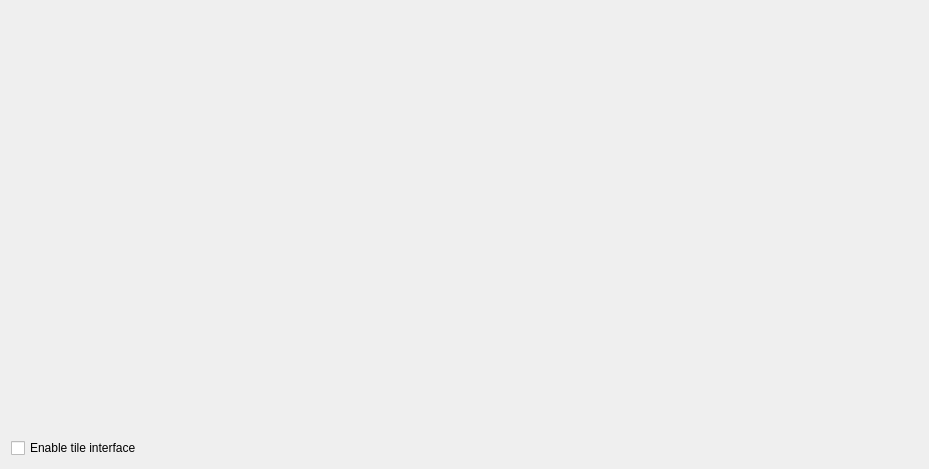
<?xml version="1.0" encoding="UTF-8"?>
<ui version="4.0">
 <class>IoModuleSettingsWidget</class>
 <widget class="QWidget" name="IoModuleSettingsWidget">
  <property name="geometry">
   <rect>
    <x>0</x>
    <y>0</y>
    <width>929</width>
    <height>469</height>
   </rect>
  </property>
  <property name="windowTitle">
   <string>Form</string>
  </property>
  <layout class="QVBoxLayout" name="verticalLayout">
   <property name="spacing">
    <number>16</number>
   </property>
   <item>
    <widget class="nx::client::desktop::WidgetTable" name="table" native="true"/>
   </item>
   <item>
    <widget class="QCheckBox" name="enableTileInterfaceCheckBox">
     <property name="text">
      <string>Enable tile interface</string>
     </property>
    </widget>
   </item>
  </layout>
 </widget>
 <customwidgets>
  <customwidget>
   <class>nx::client::desktop::WidgetTable</class>
   <extends>QWidget</extends>
   <header location="global">nx/client/desktop/common/widgets/widget_table.h</header>
   <container>1</container>
  </customwidget>
 </customwidgets>
 <resources/>
 <connections/>
</ui>
